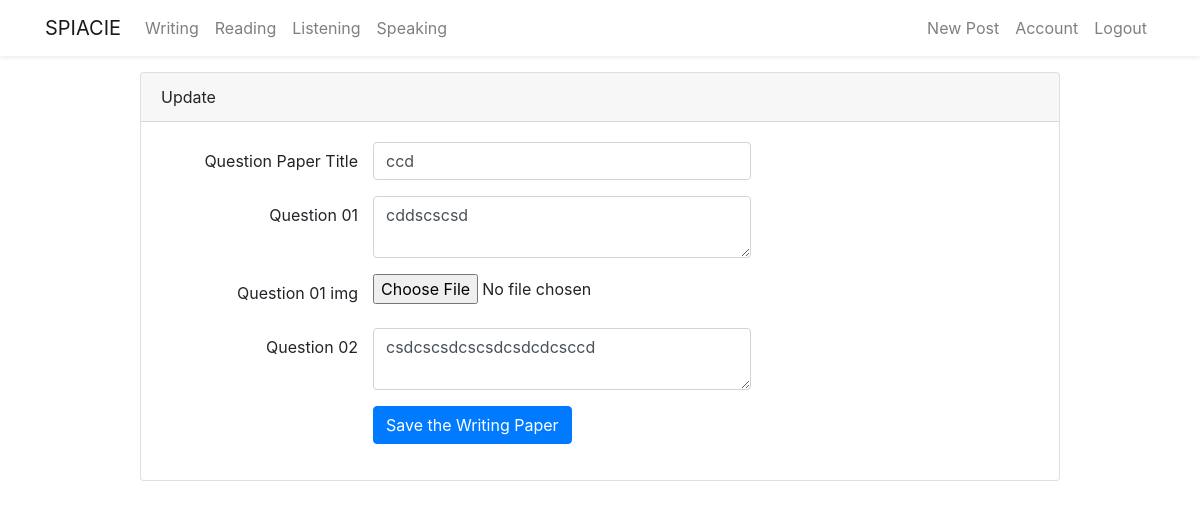
Before: /writing/1/update (signed in) with the older database file.
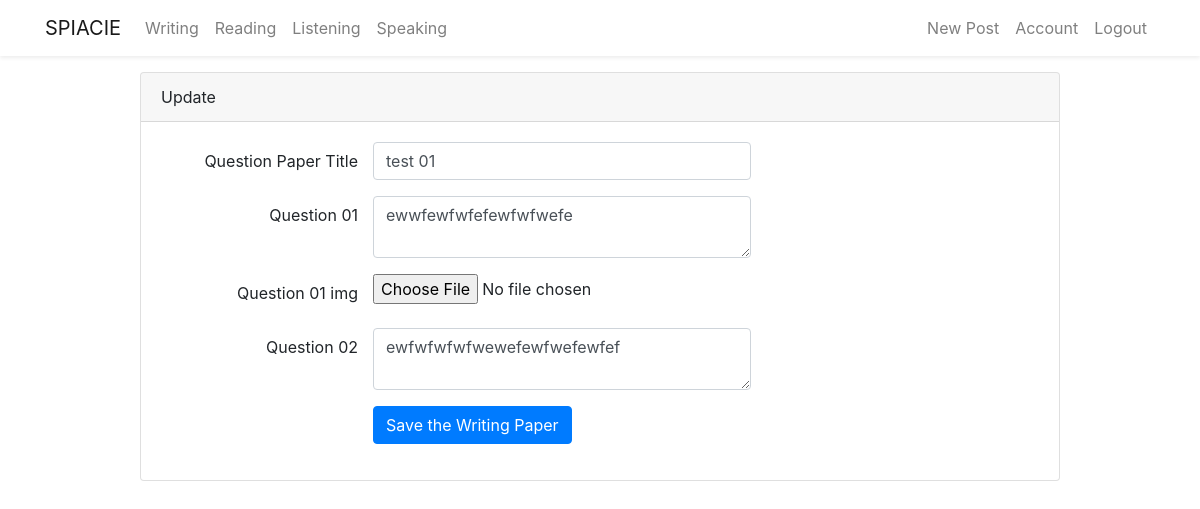
After: the same page with the newer database file.
### flaskblog/models.py (models this page shows, shortened)
class Writingpaper(db.Model):
    id = db.Column(db.Integer, primary_key=True)
    title = db.Column(db.String(300), unique=True, nullable=False)
    task01 = db.Column(db.String(1000), nullable=False)
    task01_img = db.Column(db.String(20), nullable=True)
    task02 = db.Column(db.String(1000), nullable=False)
    date_posted = db.Column(db.DateTime, nullable=False,
                            default=datetime.utcnow)
    user_id = db.Column(db.Integer, db.ForeignKey('user.id'), nullable=False)
    answer = db.relationship(
        'Writingpaperanswer', backref='candidate', lazy=True)

### flaskblog/writing/routes.py (the view)
@writing.route("/writing/<int:writing_id>/update", methods=['GET', 'POST'])
@login_required
def update_writing(writing_id):
    writing = Writingpaper.query.get_or_404(writing_id)
    if writing.wcreator != current_user:
        abort(403)
    form = WritingUpdateForm()
    if form.validate_on_submit():
        if form.task01_img.data:
            task01_file = paper_picture(form.task01_img.data)
            writing.task01_img = task01_file
        writing.title = form.title.data
        writing.task01 = form.task01.data
        writing.task02 = form.task02.data
        db.session.commit()
        flash('Your Writing Question Papers has been updated', 'success')
        return redirect(url_for('writing.show_writing', writing_id=writing.id))
    elif request.method == 'GET':
        form.title.data = writing.title
        form.task01.data = writing.task01
        form.task02.data = writing.task02
        form.task01_img.data = writing.task01_img
    return render_template('create_writing.html', title='Update', form=form, legend='Update')

### flaskblog/writing/forms.py
class WritingUpdateForm(FlaskForm):
    title = StringField('Question Paper Title',
                        validators=[DataRequired()])
    task01 = TextAreaField('Question 01', validators=[DataRequired()])
    task01_img = FileField('Question 01 img', validators=[
                           FileAllowed(['jpg', 'png'])])
    task02 = TextAreaField('Question 02', validators=[DataRequired()])
    submit = SubmitField('Save the Writing Paper')

### flaskblog/models.py (called while the page is built)
@login_manger.user_loader
def load_user(user_id):
    return User.query.get(int(user_id))

### flaskblog/templates/create_writing.html (shortened to what this page needs)
{% extends 'layout.html' %} {% block content %}
<div class="row justify-content-center mt-3">
  <div class="col-md-10">
    <div class="card">
      <div class="card-header">{{ legend }}</div>
      <div class="card-body">
        <form method="post" action="" enctype="multipart/form-data">
          <div class="form-group row">
            {{ form.title.label(class_="col-md-3 col-form-label
            text-md-right")}} {% if form.title.errors %}
            {{form.title(class="form-control col-md-5 is-invalid")}}
            <div class="invaild-feedback col-md-3 text-danger">
              {% for error in form.title.errors %}
              <small>{{ error }}</small>
              {% endfor %}
            </div>
            {% else %} {{ form.title(class_="form-control col-md-5")}} {% endif
            %}
          </div>
          <div class="form-group row">
            {{ form.task01.label(class_="col-md-3 col-form-label
            text-md-right")}} {% if form.task01.errors %}
            {{form.task01(class="form-control col-md-5 is-invalid")}}
            <div class="invaild-feedback col-md-3 text-danger">
              {% for error in form.task01.errors %}
              <small>{{ error }}</small>
              {% endfor %}
            </div>
            {% else %} {{ form.task01(class_="form-control col-md-5")}} {% endif
            %}
          </div>
          <div class="form-group row">
            {{ form.task01_img.label(class_="col-md-3 col-form-label
            text-md-right")}} {{ form.task01_img(class="form-control-item") }}
          </div>
          <div class="form-group row">
            {{ form.task02.label(class_="col-md-3 col-form-label
            text-md-right")}} {% if form.task02.errors %}
            {{form.task02(class="form-control col-md-5 is-invalid")}}
            <div class="invaild-feedback col-md-3 text-danger">
              {% for error in form.task02.errors %}
              <small>{{ error }}</small>
              {% endfor %}
            </div>
            {% else %} {{ form.task02(class_="form-control col-md-5")}} {% endif
            %}
          </div>
          <div class="form-group row">
            <div class="offset-md-3">
              {{ form.submit(class="btn btn-primary")}}
            </div>
          </div>
        </form>
      </div>
    </div>
  </div>
</div>
{% endblock content %}

Changed rows visible on the page:
changed Writingpaper: title "ccd" → "test 01"; task01 "cddscscsd" → "ewwfewfwfefewfwfwefe"; task02 "csdcscsdcscsdcsdcdcsccd" → "ewfwfwfwfwewefewfwefewfef"
